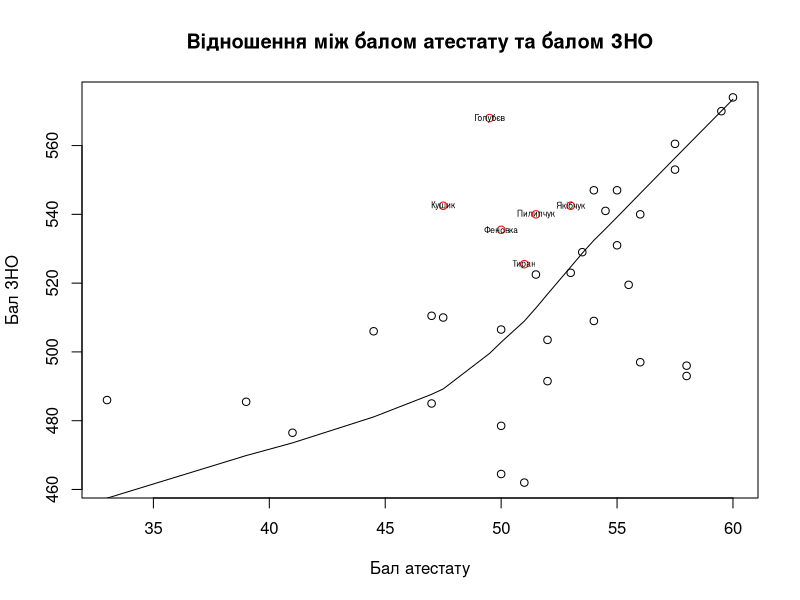

Write R code to recreate this figure.
# Load libraries
library(class)

# Set working directory to source file location
this.dir <- dirname(parent.frame(2)$ofile)
setwd(this.dir)

# Read CSV file
students <- read.csv(file="pzs-students14.csv", head=TRUE, sep=",")

# Find students whose certificate scores are below the average regarding their EIT scores
eit_certificate_ratio <- (students$eit / students$certificate)
students.high_eit_ratio <- (students[eit_certificate_ratio > mean(eit_certificate_ratio), ])
# Sort them in descending order by ratio
students.high_eit_ratio <- students.high_eit_ratio[with(students.high_eit_ratio, order(-(students.high_eit_ratio$eit / students.high_eit_ratio$certificate))), ]
# Filter students whose score is above average
students.high_eit_ratio <- students.high_eit_ratio[students.high_eit_ratio$score > mean(students$score), ]

# Filter students with normal eit/certificate ration
library(dplyr)
students.normal_ratio <- anti_join(students, students.high_eit_ratio)

# Draw a plot
plot(x = students.normal_ratio$certificate,
     y = students.normal_ratio$eit,
     main = "Відношення між балом атестату та балом ЗНО",
     xlab = "Бал атестату",
     ylab = "Бал ЗНО")

# Draw a simplified line displaying the general correlation
lines(stats::lowess(x = students$certificate[order(students$certificate)],
                    y = students$eit[order(students$eit)]))

# Get surnames of students wuth hight ratio
students.high_eit_ratio.surnames <- do.call(rbind, strsplit(as.character(students.high_eit_ratio$name), split = " "))[,1]
# Draw them on a plot
points(x = students.high_eit_ratio$certificate, y = students.high_eit_ratio$eit, col = "red", pch = 1)
# Draw their surnames near a point
text(x = students.high_eit_ratio$certificate, y = students.high_eit_ratio$eit, labels = students.high_eit_ratio.surnames, cex = 0.5)
